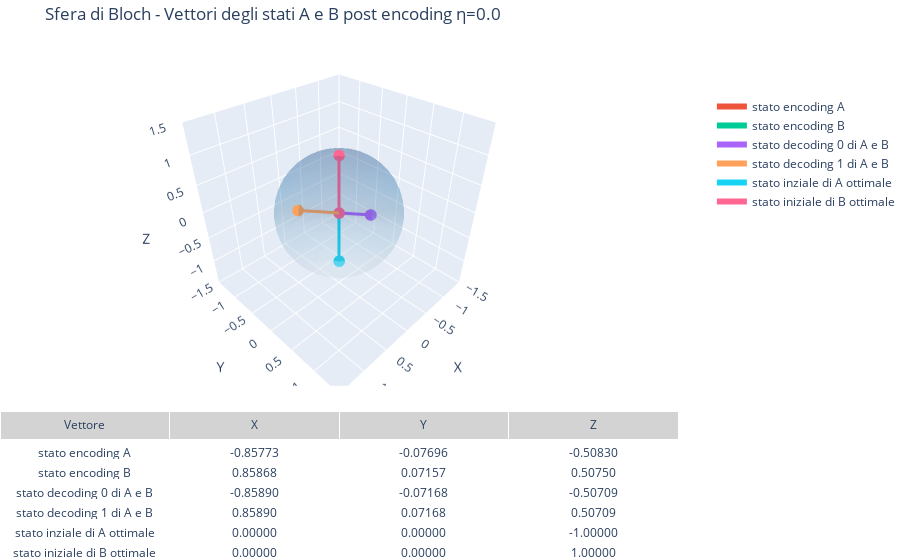
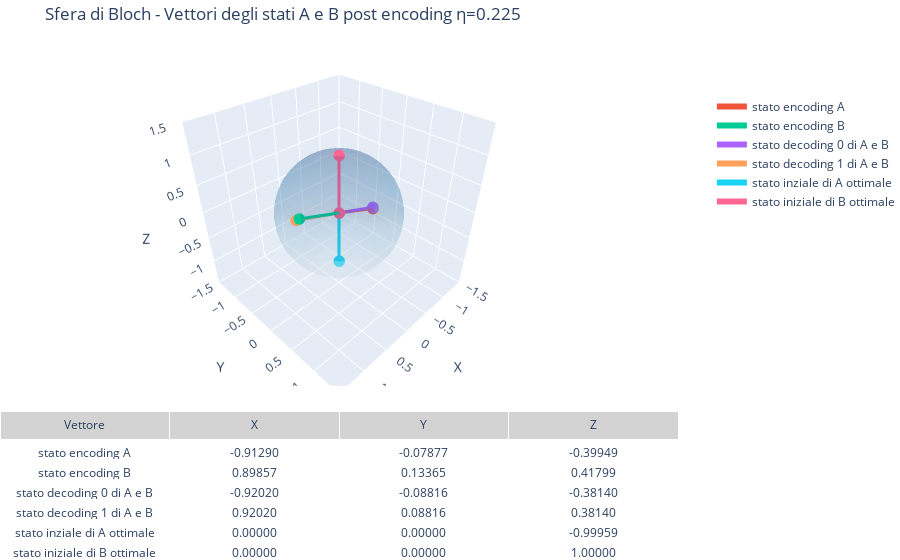
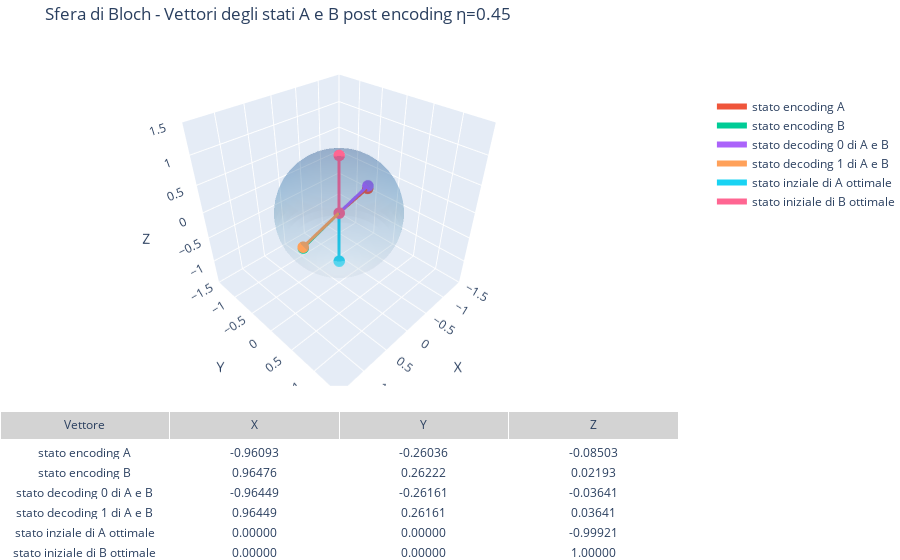
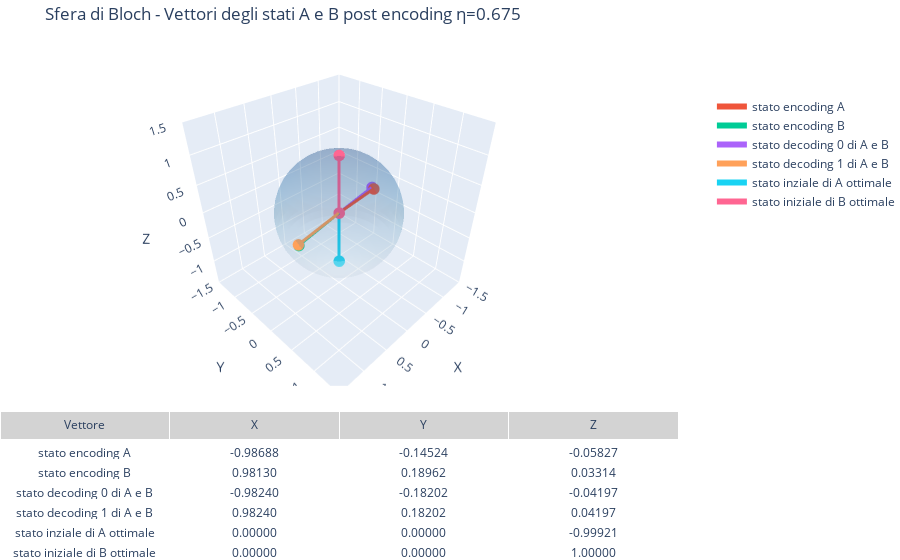

These figures' notebook cell, in order:
### Markdown cell above
### Plot su sfera di Bloch

### Code cell
for elem in all_simulation:
    result, cost_history, n = elem
    qc_visualize = QuantumCircuit(3)
    qc_visualize.ry(thetas[0], 2)
    qc_visualize.cx(2,0)
    qc_visualize1 = QuantumCircuit(3)
    qc_visualize1.ry(thetas[0], 2)
    qc_visualize1.cx(2,0)
    bound_in_a = qc_visualize.assign_parameters({thetas[0]: (result.x[0])})
    bound_in_b = qc_visualize1.assign_parameters({thetas[0]: (result.x[1])})
    state_in_a = partial_trace(DensityMatrix.from_label("000").evolve(bound_in_a),[1,2])
    state_in_b = partial_trace(DensityMatrix.from_label("000").evolve(bound_in_b),[1,2])
    # display(state_in_a.draw("latex"))
    # display(state_in_b.draw("latex"))
    qc_visualize.rx(thetas[1], 0)
    qc_visualize.ry(thetas[2], 0)
    qc_visualize.rz(thetas[3], 0)
    
    qc_visualize1.ry(thetas[1], 0)
    qc_visualize1.rz(thetas[2], 0)
    
    #qc_visualize.append(amplitude_damping_gate_qi(n),[0,1])
    # qc_visualize1.append(amplitude_damping_gate_qi(-n),[0,1])

    bound_a = qc_visualize.assign_parameters({thetas[0]: result.x[0],
                                              thetas[1]:result.x[2],
                                               thetas[2]:result.x[4],thetas[3]:result.x[6]})
    bound_b = qc_visualize.assign_parameters({thetas[0]: result.x[1],
                                               thetas[1]:result.x[3],
                                               thetas[2]:result.x[5], thetas[3]:result.x[7]})

    bound_c = qc_visualize1.assign_parameters({thetas[0]: noise_to_theta(0), thetas[1]:-result.x[9],thetas[2]:-result.x[8]})
    bound_d = qc_visualize1.assign_parameters({thetas[0]: noise_to_theta(1), thetas[1]:-result.x[9],thetas[2]:-result.x[8]})


    state_a = partial_trace(DensityMatrix.from_label("000").evolve(bound_a),[1,2])
    state_b = partial_trace(DensityMatrix.from_label("000").evolve(bound_b),[1,2])
    state_c = partial_trace(DensityMatrix.from_label("000").evolve(bound_c),[1,2])
    state_d = partial_trace(DensityMatrix.from_label("000").evolve(bound_d),[1,2])


    # display(state_a.draw("text"))
    # display(state_c.draw("text"))
    # display(state_d.draw("text"))

    from qiskit.visualization.bloch import Bloch
    import numpy as np

    from qiskit.visualization import *
    import plotly.graph_objects as go
    from plotly.subplots import make_subplots

    # Ottieni il Bloch vector (x, y, z)
    bloch_vect_enc_in_a = [state_in_a._expectation_value_pauli(Pauli(p)) for p in ['X', 'Y', 'Z']]
    bloch_vect_enc_in_b = [state_in_b._expectation_value_pauli(Pauli(p)) for p in ['X', 'Y', 'Z']]

    bloch_vect_enc_a = [state_a._expectation_value_pauli(Pauli(p)) for p in ['X', 'Y', 'Z']]
    bloch_vect_enc_b = [state_b._expectation_value_pauli(Pauli(p)) for p in ['X', 'Y', 'Z']]
    bloch_vect_enc_c = [state_c._expectation_value_pauli(Pauli(p)) for p in ['X', 'Y', 'Z']]
    bloch_vect_enc_d = [state_d._expectation_value_pauli(Pauli(p)) for p in ['X', 'Y', 'Z']]


    b = Bloch(figsize=[5,5],font_size=10)
    b.add_vectors([bloch_vect_enc_a, bloch_vect_enc_b, bloch_vect_enc_c,bloch_vect_enc_d,bloch_vect_enc_in_a,bloch_vect_enc_in_b])  # aggiunge il vettore
    # Aggiungi annotazioni
    x,y,z = bloch_vect_enc_a
    b.add_annotation(bloch_vect_enc_a,f"$ \\rho_A $")
    b.add_annotation([1,-0.2,-0.8],f"$ \\rho_A = ({x:.3f},{y:.3f},{z:.3f}) $")
    x,y,z = bloch_vect_enc_b
    b.add_annotation(bloch_vect_enc_b,f"$ \\rho_B $")
    b.add_annotation([1,1.3,-0.29],f"$ \\rho_B =  ({x:.3f},{y:.3f},{z:.3f}) $")
    x,y,z = bloch_vect_enc_c
    #b.add_annotation(bloch_vect_enc_c,f"$ \\rho_B $")
    b.add_annotation(bloch_vect_enc_c,f"$ \\rho_C =  ({x:.3f},{y:.3f},{z:.3f}) $")
    x,y,z = bloch_vect_enc_d
    #b.add_annotation(bloch_vect_enc_c,f"$ \\rho_B $")
    b.add_annotation(bloch_vect_enc_d,f"$ \\rho_D =  ({x:.3f},{y:.3f},{z:.3f}) $")
    x,y,z = bloch_vect_enc_in_a
    #b.add_annotation(bloch_vect_enc_c,f"$ \\rho_B $")
    b.add_annotation(bloch_vect_enc_in_a,f"$ in_A =  ({x:.3f},{y:.3f},{z:.3f}) $")
    x,y,z = bloch_vect_enc_in_b
    #b.add_annotation(bloch_vect_enc_c,f"$ \\rho_B $")
    b.add_annotation(bloch_vect_enc_in_b,f"$ in_B =  ({x:.3f},{y:.3f},{z:.3f}) $")

    # Titolo personalizzato
    b.render(title = f"rappresentazione degli stati dopo encoding e decoding con η={n}")
    #display(b.fig)
    salva_plot_png(b.fig, f"bloch_qi_damping_{n}",radice,visualizzazione,_create = True, name_create = f"damping_{n}")

    def plot_multiple_bloch_vectors(bloch_vectors, name_vectors = None, title = None, noise = 0 ):
        """
        bloch_vectors: lista di tuple/liste [(x1,y1,z1), (x2,y2,z2), ...]
        """
        if name_vectors == None or len(name_vectors) != len(bloch_vectors) :
            name_vectors = [f"Vettore {i}" for i in range(len(bloch_vectors))]

                

        # Mesh della sfera
        u, v = np.mgrid[0:2*np.pi:50j, 0:np.pi:25j]
        xs = np.cos(u)*np.sin(v)#*np.sqrt(1-noise)
        ys = np.sin(u)*np.sin(v)#*np.sqrt(1-noise)
        zs = np.cos(v)#*(1-noise) + noise

        fig = make_subplots(
            rows=2, cols=1,
            specs=[[{"type": "surface"}], [{"type": "table"}]],
            row_heights=[0.7, 0.3],
            vertical_spacing=0.05,
        )

        # Sfera
        fig.add_trace(go.Surface(
            x=xs, y=ys, z=zs,
            opacity=0.2, showscale=False, colorscale='Blues'
        ), row=1, col=1)

        # Dati per tabella
        labels = []
        x_vals, y_vals, z_vals = [], [], []

        # Aggiungi ogni vettore
        for i, (x, y, z) in enumerate(bloch_vectors):
            fig.add_trace(go.Scatter3d(
                x=[0, x], y=[0, y], z=[0, z],
                mode='lines+markers',
                marker=dict(size=4),
                line=dict(width=6),
                name=name_vectors[i]
            ), row=1, col=1)

            labels.append(name_vectors[i])
            x_vals.append(f"{x:.5f}")
            y_vals.append(f"{y:.5f}")
            z_vals.append(f"{z:.5f}")

        # Tabella
        fig.add_trace(go.Table(
            header=dict(values=["Vettore", "X", "Y", "Z"],
                        fill_color='lightgrey', align='center'),
            cells=dict(values=[labels, x_vals, y_vals, z_vals],
                    fill_color='white', align='center')
        ), row=2, col=1)

        # Layout
        fig.update_layout(
            title=title,
            scene=dict(
                xaxis=dict(range=[-1.5, 1.5], title='X'),
                yaxis=dict(range=[-1.5, 1.5], title='Y'),
                zaxis=dict(range=[-1.5, 1.5], title='Z'),
                aspectmode='cube'
            ),
            legend=dict(x=1.05, y=0.9),
            margin=dict(l=0, r=0, b=0, t=40)
        )
        fig.show()
        salva_plot_plotly(fig, f"bloch_py_damping_{n}",radice,visualizzazione,_create=True,name_create=f"damping_{n}")
    salva_plot_png(qc_visualize.draw("mpl"),"circuito_visualizzazione_encoding",radice,visualizzazione)
    salva_plot_png(qc_visualize1.draw("mpl"),"circuito_visualizzazione_decoding",radice,visualizzazione)
    # Usa la funzione
    display(plot_multiple_bloch_vectors([bloch_vect_enc_a, bloch_vect_enc_b,bloch_vect_enc_c,bloch_vect_enc_d,bloch_vect_enc_in_a,bloch_vect_enc_in_b], ["stato encoding A", "stato encoding B","stato decoding 0 di A e B","stato decoding 1 di A e B","stato inziale di A ottimale","stato iniziale di B ottimale"],f"Sfera di Bloch - Vettori degli stati A e B post encoding η={n}",n))
    # display(plot_interactive_bloch(bloch_vector_b))

### Figure 1 — Plotly figure (JSON) as saved in the notebook; plotly's stock layout.template omitted (floating-point values rounded to 4 significant figures; data arrays with more than 128 entries replaced by an {"elided": "..."} marker saying what was removed)
{"data": [{"colorscale": [[0, "rgb(247,251,255)"], [0.125, "rgb(222,235,247)"], [0.25, "rgb(198,219,239)"], [0.375, "rgb(158,202,225)"], [0.5, "rgb(107,174,214)"], [0.625, "rgb(66,146,198)"], [0.75, "rgb(33,113,181)"], [0.875, "rgb(8,81,156)"], [1, "rgb(8,48,107)"]], "opacity": 0.2, "scene": "scene", "showscale": false, "type": "surface", "x": {"elided": "50x25 float values"}, "y": {"elided": "50x25 float values"}, "z": {"elided": "50x25 float values"}}, {"line": {"width": 6}, "marker": {"size": 4}, "mode": "lines+markers", "name": "stato encoding A", "scene": "scene", "type": "scatter3d", "x": [0, -0.8577], "y": [0, -0.07696], "z": [0, -0.5083]}, {"line": {"width": 6}, "marker": {"size": 4}, "mode": "lines+markers", "name": "stato encoding B", "scene": "scene", "type": "scatter3d", "x": [0, 0.8587], "y": [0, 0.07157], "z": [0, 0.5075]}, {"line": {"width": 6}, "marker": {"size": 4}, "mode": "lines+markers", "name": "stato decoding 0 di A e B", "scene": "scene", "type": "scatter3d", "x": [0, -0.8589], "y": [0, -0.07168], "z": [0, -0.5071]}, {"line": {"width": 6}, "marker": {"size": 4}, "mode": "lines+markers", "name": "stato decoding 1 di A e B", "scene": "scene", "type": "scatter3d", "x": [0, 0.8589], "y": [0, 0.07168], "z": [0, 0.5071]}, {"line": {"width": 6}, "marker": {"size": 4}, "mode": "lines+markers", "name": "stato inziale di A ottimale", "scene": "scene", "type": "scatter3d", "x": [0, 0], "y": [0, 0], "z": [0, -1.0]}, {"line": {"width": 6}, "marker": {"size": 4}, "mode": "lines+markers", "name": "stato iniziale di B ottimale", "scene": "scene", "type": "scatter3d", "x": [0, 0], "y": [0, 0], "z": [0, 1]}, {"cells": {"align": "center", "fill": {"color": "white"}, "values": [["stato encoding A", "stato encoding B", "stato decoding 0 di A e B", "stato decoding 1 di A e B", "stato inziale di A ottimale", "stato iniziale di B ottimale"], ["-0.85773", "0.85868", "-0.85890", "0.85890", "0.00000", "0.00000"], ["-0.07696", "0.07157", "-0.07168", "0.07168", "0.00000", "0.00000"], ["-0.50830", "0.50750", "-0.50709", "0.50709", "-1.00000", "1.00000"]]}, "domain": {"x": [0, 1], "y": [0, 0.285]}, "header": {"align": "center", "fill": {"color": "lightgrey"}, "values": ["Vettore", "X", "Y", "Z"]}, "type": "table"}], "layout": {"legend": {"x": 1.05, "y": 0.9}, "margin": {"b": 0, "l": 0, "r": 0, "t": 40}, "scene": {"aspectmode": "cube", "domain": {"x": [0, 1], "y": [0.335, 1.0]}, "xaxis": {"range": [-1.5, 1.5], "title": {"text": "X"}}, "yaxis": {"range": [-1.5, 1.5], "title": {"text": "Y"}}, "zaxis": {"range": [-1.5, 1.5], "title": {"text": "Z"}}}, "title": {"text": "Sfera di Bloch - Vettori degli stati A e B post encoding η=0.0"}}}

### Figure 2 — Plotly figure (JSON) as saved in the notebook; plotly's stock layout.template omitted (floating-point values rounded to 4 significant figures; data arrays with more than 128 entries replaced by an {"elided": "..."} marker saying what was removed)
{"data": [{"colorscale": [[0, "rgb(247,251,255)"], [0.125, "rgb(222,235,247)"], [0.25, "rgb(198,219,239)"], [0.375, "rgb(158,202,225)"], [0.5, "rgb(107,174,214)"], [0.625, "rgb(66,146,198)"], [0.75, "rgb(33,113,181)"], [0.875, "rgb(8,81,156)"], [1, "rgb(8,48,107)"]], "opacity": 0.2, "scene": "scene", "showscale": false, "type": "surface", "x": {"elided": "50x25 float values"}, "y": {"elided": "50x25 float values"}, "z": {"elided": "50x25 float values"}}, {"line": {"width": 6}, "marker": {"size": 4}, "mode": "lines+markers", "name": "stato encoding A", "scene": "scene", "type": "scatter3d", "x": [0, -0.9129], "y": [0, -0.07877], "z": [0, -0.3995]}, {"line": {"width": 6}, "marker": {"size": 4}, "mode": "lines+markers", "name": "stato encoding B", "scene": "scene", "type": "scatter3d", "x": [0, 0.8986], "y": [0, 0.1337], "z": [0, 0.418]}, {"line": {"width": 6}, "marker": {"size": 4}, "mode": "lines+markers", "name": "stato decoding 0 di A e B", "scene": "scene", "type": "scatter3d", "x": [0, -0.9202], "y": [0, -0.08816], "z": [0, -0.3814]}, {"line": {"width": 6}, "marker": {"size": 4}, "mode": "lines+markers", "name": "stato decoding 1 di A e B", "scene": "scene", "type": "scatter3d", "x": [0, 0.9202], "y": [0, 0.08816], "z": [0, 0.3814]}, {"line": {"width": 6}, "marker": {"size": 4}, "mode": "lines+markers", "name": "stato inziale di A ottimale", "scene": "scene", "type": "scatter3d", "x": [0, 0], "y": [0, 0], "z": [0, -0.9996]}, {"line": {"width": 6}, "marker": {"size": 4}, "mode": "lines+markers", "name": "stato iniziale di B ottimale", "scene": "scene", "type": "scatter3d", "x": [0, 0], "y": [0, 0], "z": [0, 1]}, {"cells": {"align": "center", "fill": {"color": "white"}, "values": [["stato encoding A", "stato encoding B", "stato decoding 0 di A e B", "stato decoding 1 di A e B", "stato inziale di A ottimale", "stato iniziale di B ottimale"], ["-0.91290", "0.89857", "-0.92020", "0.92020", "0.00000", "0.00000"], ["-0.07877", "0.13365", "-0.08816", "0.08816", "0.00000", "0.00000"], ["-0.39949", "0.41799", "-0.38140", "0.38140", "-0.99959", "1.00000"]]}, "domain": {"x": [0, 1], "y": [0, 0.285]}, "header": {"align": "center", "fill": {"color": "lightgrey"}, "values": ["Vettore", "X", "Y", "Z"]}, "type": "table"}], "layout": {"legend": {"x": 1.05, "y": 0.9}, "margin": {"b": 0, "l": 0, "r": 0, "t": 40}, "scene": {"aspectmode": "cube", "domain": {"x": [0, 1], "y": [0.335, 1.0]}, "xaxis": {"range": [-1.5, 1.5], "title": {"text": "X"}}, "yaxis": {"range": [-1.5, 1.5], "title": {"text": "Y"}}, "zaxis": {"range": [-1.5, 1.5], "title": {"text": "Z"}}}, "title": {"text": "Sfera di Bloch - Vettori degli stati A e B post encoding η=0.225"}}}

### Figure 3 — Plotly figure (JSON) as saved in the notebook; plotly's stock layout.template omitted (floating-point values rounded to 4 significant figures; data arrays with more than 128 entries replaced by an {"elided": "..."} marker saying what was removed)
{"data": [{"colorscale": [[0, "rgb(247,251,255)"], [0.125, "rgb(222,235,247)"], [0.25, "rgb(198,219,239)"], [0.375, "rgb(158,202,225)"], [0.5, "rgb(107,174,214)"], [0.625, "rgb(66,146,198)"], [0.75, "rgb(33,113,181)"], [0.875, "rgb(8,81,156)"], [1, "rgb(8,48,107)"]], "opacity": 0.2, "scene": "scene", "showscale": false, "type": "surface", "x": {"elided": "50x25 float values"}, "y": {"elided": "50x25 float values"}, "z": {"elided": "50x25 float values"}}, {"line": {"width": 6}, "marker": {"size": 4}, "mode": "lines+markers", "name": "stato encoding A", "scene": "scene", "type": "scatter3d", "x": [0, -0.9609], "y": [0, -0.2604], "z": [0, -0.08503]}, {"line": {"width": 6}, "marker": {"size": 4}, "mode": "lines+markers", "name": "stato encoding B", "scene": "scene", "type": "scatter3d", "x": [0, 0.9648], "y": [0, 0.2622], "z": [0, 0.02193]}, {"line": {"width": 6}, "marker": {"size": 4}, "mode": "lines+markers", "name": "stato decoding 0 di A e B", "scene": "scene", "type": "scatter3d", "x": [0, -0.9645], "y": [0, -0.2616], "z": [0, -0.03641]}, {"line": {"width": 6}, "marker": {"size": 4}, "mode": "lines+markers", "name": "stato decoding 1 di A e B", "scene": "scene", "type": "scatter3d", "x": [0, 0.9645], "y": [0, 0.2616], "z": [0, 0.03641]}, {"line": {"width": 6}, "marker": {"size": 4}, "mode": "lines+markers", "name": "stato inziale di A ottimale", "scene": "scene", "type": "scatter3d", "x": [0, 0], "y": [0, 0], "z": [0, -0.9992]}, {"line": {"width": 6}, "marker": {"size": 4}, "mode": "lines+markers", "name": "stato iniziale di B ottimale", "scene": "scene", "type": "scatter3d", "x": [0, 0], "y": [0, 0], "z": [0, 1]}, {"cells": {"align": "center", "fill": {"color": "white"}, "values": [["stato encoding A", "stato encoding B", "stato decoding 0 di A e B", "stato decoding 1 di A e B", "stato inziale di A ottimale", "stato iniziale di B ottimale"], ["-0.96093", "0.96476", "-0.96449", "0.96449", "0.00000", "0.00000"], ["-0.26036", "0.26222", "-0.26161", "0.26161", "0.00000", "0.00000"], ["-0.08503", "0.02193", "-0.03641", "0.03641", "-0.99921", "1.00000"]]}, "domain": {"x": [0, 1], "y": [0, 0.285]}, "header": {"align": "center", "fill": {"color": "lightgrey"}, "values": ["Vettore", "X", "Y", "Z"]}, "type": "table"}], "layout": {"legend": {"x": 1.05, "y": 0.9}, "margin": {"b": 0, "l": 0, "r": 0, "t": 40}, "scene": {"aspectmode": "cube", "domain": {"x": [0, 1], "y": [0.335, 1.0]}, "xaxis": {"range": [-1.5, 1.5], "title": {"text": "X"}}, "yaxis": {"range": [-1.5, 1.5], "title": {"text": "Y"}}, "zaxis": {"range": [-1.5, 1.5], "title": {"text": "Z"}}}, "title": {"text": "Sfera di Bloch - Vettori degli stati A e B post encoding η=0.45"}}}

### Figure 4 — Plotly figure (JSON) as saved in the notebook; plotly's stock layout.template omitted (floating-point values rounded to 4 significant figures; data arrays with more than 128 entries replaced by an {"elided": "..."} marker saying what was removed)
{"data": [{"colorscale": [[0, "rgb(247,251,255)"], [0.125, "rgb(222,235,247)"], [0.25, "rgb(198,219,239)"], [0.375, "rgb(158,202,225)"], [0.5, "rgb(107,174,214)"], [0.625, "rgb(66,146,198)"], [0.75, "rgb(33,113,181)"], [0.875, "rgb(8,81,156)"], [1, "rgb(8,48,107)"]], "opacity": 0.2, "scene": "scene", "showscale": false, "type": "surface", "x": {"elided": "50x25 float values"}, "y": {"elided": "50x25 float values"}, "z": {"elided": "50x25 float values"}}, {"line": {"width": 6}, "marker": {"size": 4}, "mode": "lines+markers", "name": "stato encoding A", "scene": "scene", "type": "scatter3d", "x": [0, -0.9869], "y": [0, -0.1452], "z": [0, -0.05827]}, {"line": {"width": 6}, "marker": {"size": 4}, "mode": "lines+markers", "name": "stato encoding B", "scene": "scene", "type": "scatter3d", "x": [0, 0.9813], "y": [0, 0.1896], "z": [0, 0.03314]}, {"line": {"width": 6}, "marker": {"size": 4}, "mode": "lines+markers", "name": "stato decoding 0 di A e B", "scene": "scene", "type": "scatter3d", "x": [0, -0.9824], "y": [0, -0.182], "z": [0, -0.04197]}, {"line": {"width": 6}, "marker": {"size": 4}, "mode": "lines+markers", "name": "stato decoding 1 di A e B", "scene": "scene", "type": "scatter3d", "x": [0, 0.9824], "y": [0, 0.182], "z": [0, 0.04197]}, {"line": {"width": 6}, "marker": {"size": 4}, "mode": "lines+markers", "name": "stato inziale di A ottimale", "scene": "scene", "type": "scatter3d", "x": [0, 0], "y": [0, 0], "z": [0, -0.9992]}, {"line": {"width": 6}, "marker": {"size": 4}, "mode": "lines+markers", "name": "stato iniziale di B ottimale", "scene": "scene", "type": "scatter3d", "x": [0, 0], "y": [0, 0], "z": [0, 1]}, {"cells": {"align": "center", "fill": {"color": "white"}, "values": [["stato encoding A", "stato encoding B", "stato decoding 0 di A e B", "stato decoding 1 di A e B", "stato inziale di A ottimale", "stato iniziale di B ottimale"], ["-0.98688", "0.98130", "-0.98240", "0.98240", "0.00000", "0.00000"], ["-0.14524", "0.18962", "-0.18202", "0.18202", "0.00000", "0.00000"], ["-0.05827", "0.03314", "-0.04197", "0.04197", "-0.99921", "1.00000"]]}, "domain": {"x": [0, 1], "y": [0, 0.285]}, "header": {"align": "center", "fill": {"color": "lightgrey"}, "values": ["Vettore", "X", "Y", "Z"]}, "type": "table"}], "layout": {"legend": {"x": 1.05, "y": 0.9}, "margin": {"b": 0, "l": 0, "r": 0, "t": 40}, "scene": {"aspectmode": "cube", "domain": {"x": [0, 1], "y": [0.335, 1.0]}, "xaxis": {"range": [-1.5, 1.5], "title": {"text": "X"}}, "yaxis": {"range": [-1.5, 1.5], "title": {"text": "Y"}}, "zaxis": {"range": [-1.5, 1.5], "title": {"text": "Z"}}}, "title": {"text": "Sfera di Bloch - Vettori degli stati A e B post encoding η=0.675"}}}
